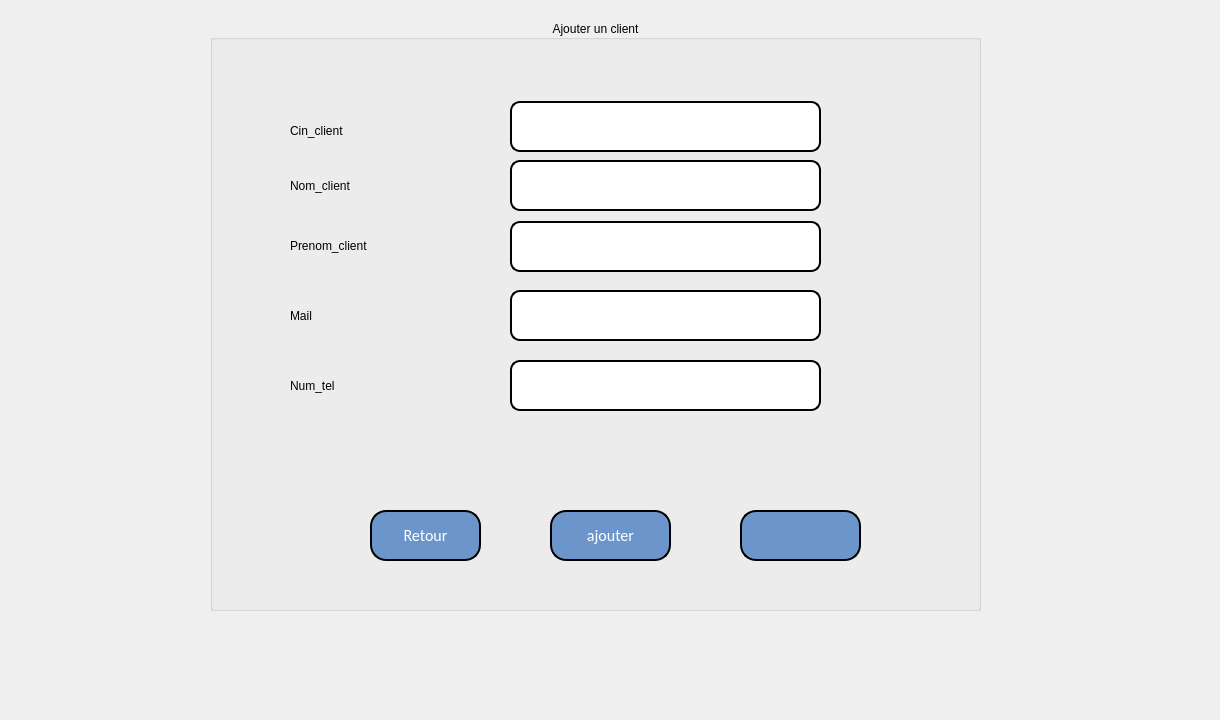
      <widget class="QWidget" name="tab_20">
       <attribute name="title">
        <string>Ajouter Un Client</string>
       </attribute>
       <widget class="QLabel" name="label_80">
        <property name="geometry">
         <rect>
          <x>-30</x>
          <y>-30</y>
          <width>1211</width>
          <height>711</height>
         </rect>
        </property>
        <property name="text">
         <string/>
        </property>
        <property name="pixmap">
         <pixmap resource="resource.qrc">:/image/wt.jpg</pixmap>
        </property>
       </widget>
       <widget class="QLabel" name="label_88">
        <property name="geometry">
         <rect>
          <x>960</x>
          <y>-10</y>
          <width>231</width>
          <height>221</height>
         </rect>
        </property>
        <property name="text">
         <string/>
        </property>
        <property name="pixmap">
         <pixmap resource="resource.qrc">:/image/Capture d’écran 2022-04-06 014158.png</pixmap>
        </property>
       </widget>
       <widget class="QGroupBox" name="groupBox_29">
        <property name="geometry">
         <rect>
          <x>210</x>
          <y>20</y>
          <width>771</width>
          <height>591</height>
         </rect>
        </property>
        <property name="styleSheet">
         <string notr="true">font: 75 17pt &quot;Script MT Bold&quot;;</string>
        </property>
        <property name="title">
         <string>Ajouter un client</string>
        </property>
        <property name="alignment">
         <set>Qt::AlignCenter</set>
        </property>
        <widget class="QPushButton" name="retour_8">
         <property name="geometry">
          <rect>
           <x>160</x>
           <y>490</y>
           <width>111</width>
           <height>51</height>
          </rect>
         </property>
         <property name="styleSheet">
          <string notr="true"> border: 2px solid black;
border-radius: 10px;
  color: white;
  padding: 10px;
  text-align: center;
  
font-family:calibri;
  display: inline-block;
  font-size: 16px;
 
  border-radius : 16px;
background-color:rgb(108, 149, 203)</string>
         </property>
         <property name="text">
          <string>Retour</string>
         </property>
         <property name="icon">
          <iconset resource="resource.qrc">
           <normaloff>:/image/icons8-return-50 (1).png</normaloff>:/image/icons8-return-50 (1).png</iconset>
         </property>
        </widget>
        <widget class="QPushButton" name="pushButton_ajouter_6">
         <property name="geometry">
          <rect>
           <x>340</x>
           <y>490</y>
           <width>121</width>
           <height>51</height>
          </rect>
         </property>
         <property name="styleSheet">
          <string notr="true"> border: 2px solid black;
border-radius: 10px;
  color: white;
  padding: 10px;
  text-align: center;
  
font-family:calibri;
  display: inline-block;
  font-size: 16px;
 
  border-radius : 16px;
background-color:rgb(108, 149, 203)</string>
         </property>
         <property name="text">
          <string>ajouter</string>
         </property>
        </widget>
        <widget class="QLineEdit" name="lineEdit_31">
         <property name="geometry">
          <rect>
           <x>300</x>
           <y>270</y>
           <width>311</width>
           <height>51</height>
          </rect>
         </property>
         <property name="styleSheet">
          <string notr="true">border: 2px solid black;
border-radius: 10px;</string>
         </property>
        </widget>
        <widget class="QLabel" name="label_81">
         <property name="geometry">
          <rect>
           <x>80</x>
           <y>210</y>
           <width>191</width>
           <height>31</height>
          </rect>
         </property>
         <property name="text">
          <string>Prenom_client</string>
         </property>
        </widget>
        <widget class="QLineEdit" name="lineEdit_32">
         <property name="geometry">
          <rect>
           <x>300</x>
           <y>340</y>
           <width>311</width>
           <height>51</height>
          </rect>
         </property>
         <property name="styleSheet">
          <string notr="true">border: 2px solid black;
border-radius: 10px;</string>
         </property>
        </widget>
        <widget class="QLineEdit" name="lineEdit_33">
         <property name="geometry">
          <rect>
           <x>300</x>
           <y>201</y>
           <width>311</width>
           <height>51</height>
          </rect>
         </property>
         <property name="styleSheet">
          <string notr="true">border: 2px solid black;
border-radius: 10px;</string>
         </property>
        </widget>
        <widget class="QLineEdit" name="lineEdit_34">
         <property name="geometry">
          <rect>
           <x>300</x>
           <y>140</y>
           <width>311</width>
           <height>51</height>
          </rect>
         </property>
         <property name="styleSheet">
          <string notr="true">border: 2px solid black;
border-radius: 10px;</string>
         </property>
        </widget>
        <widget class="QLabel" name="label_82">
         <property name="geometry">
          <rect>
           <x>80</x>
           <y>150</y>
           <width>151</width>
           <height>31</height>
          </rect>
         </property>
         <property name="text">
          <string>Nom_client</string>
         </property>
        </widget>
        <widget class="QLineEdit" name="lineEdit_35">
         <property name="geometry">
          <rect>
           <x>300</x>
           <y>81</y>
           <width>311</width>
           <height>51</height>
          </rect>
         </property>
         <property name="styleSheet">
          <string notr="true">border: 2px solid black;
border-radius: 10px;</string>
         </property>
        </widget>
        <widget class="QLabel" name="label_83">
         <property name="geometry">
          <rect>
           <x>80</x>
           <y>90</y>
           <width>171</width>
           <height>41</height>
          </rect>
         </property>
         <property name="text">
          <string>Cin_client</string>
         </property>
        </widget>
        <widget class="QLabel" name="label_84">
         <property name="geometry">
          <rect>
           <x>80</x>
           <y>340</y>
           <width>131</width>
           <height>51</height>
          </rect>
         </property>
         <property name="text">
          <string>Num_tel</string>
         </property>
        </widget>
        <widget class="QLabel" name="label_85">
         <property name="geometry">
          <rect>
           <x>80</x>
           <y>270</y>
           <width>131</width>
           <height>51</height>
          </rect>
         </property>
         <property name="text">
          <string>Mail</string>
         </property>
        </widget>
        <widget class="QPushButton" name="quitter_10">
         <property name="geometry">
          <rect>
           <x>530</x>
           <y>490</y>
           <width>121</width>
           <height>51</height>
          </rect>
         </property>
         <property name="styleSheet">
          <string notr="true"> border: 2px solid black;
border-radius: 10px;
  color: white;
  padding: 10px;
  text-align: center;
  
font-family:calibri;
  display: inline-block;
  font-size: 16px;
 
  border-radius : 16px;
background-color:rgb(108, 149, 203)</string>
         </property>
         <property name="text">
          <string/>
         </property>
         <property name="icon">
          <iconset resource="resource.qrc">
           <normaloff>:/image/icons8-log-out-64.png</normaloff>:/image/icons8-log-out-64.png</iconset>
         </property>
         <property name="iconSize">
          <size>
           <width>30</width>
           <height>30</height>
          </size>
         </property>
        </widget>
       </widget>
      </widget>
